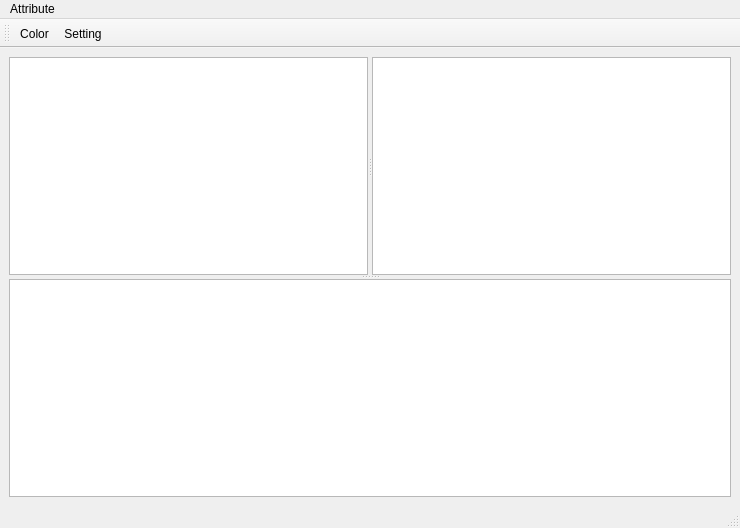
<?xml version="1.0" encoding="UTF-8"?>
<ui version="4.0">
 <class>MainWindow</class>
 <widget class="QMainWindow" name="MainWindow">
  <property name="geometry">
   <rect>
    <x>0</x>
    <y>0</y>
    <width>740</width>
    <height>528</height>
   </rect>
  </property>
  <property name="windowTitle">
   <string>MainWindow</string>
  </property>
  <widget class="QWidget" name="centralwidget">
   <layout class="QHBoxLayout" name="horizontalLayout">
    <item>
     <widget class="QSplitter" name="splitter_2">
      <property name="orientation">
       <enum>Qt::Vertical</enum>
      </property>
      <widget class="QSplitter" name="splitter">
       <property name="sizePolicy">
        <sizepolicy hsizetype="Preferred" vsizetype="Preferred">
         <horstretch>0</horstretch>
         <verstretch>0</verstretch>
        </sizepolicy>
       </property>
       <property name="orientation">
        <enum>Qt::Horizontal</enum>
       </property>
       <widget class="QGraphicsView" name="graphicsView_2">
        <property name="enabled">
         <bool>true</bool>
        </property>
        <property name="sizePolicy">
         <sizepolicy hsizetype="Preferred" vsizetype="Preferred">
          <horstretch>0</horstretch>
          <verstretch>0</verstretch>
         </sizepolicy>
        </property>
        <property name="sceneRect">
         <rectf>
          <x>0.000000000000000</x>
          <y>0.000000000000000</y>
          <width>0.000000000000000</width>
          <height>0.000000000000000</height>
         </rectf>
        </property>
       </widget>
       <widget class="QGraphicsView" name="graphicsView">
        <property name="sizePolicy">
         <sizepolicy hsizetype="Preferred" vsizetype="Preferred">
          <horstretch>0</horstretch>
          <verstretch>0</verstretch>
         </sizepolicy>
        </property>
        <property name="sceneRect">
         <rectf>
          <x>0.000000000000000</x>
          <y>0.000000000000000</y>
          <width>0.000000000000000</width>
          <height>0.000000000000000</height>
         </rectf>
        </property>
       </widget>
      </widget>
      <widget class="QTableWidget" name="tableWidget"/>
     </widget>
    </item>
   </layout>
  </widget>
  <widget class="QMenuBar" name="menubar">
   <property name="geometry">
    <rect>
     <x>0</x>
     <y>0</y>
     <width>740</width>
     <height>21</height>
    </rect>
   </property>
   <widget class="QMenu" name="menuAttribute">
    <property name="title">
     <string>Attribute</string>
    </property>
    <addaction name="actionColor"/>
    <addaction name="actionactionSetting"/>
   </widget>
   <addaction name="menuAttribute"/>
  </widget>
  <widget class="QStatusBar" name="statusbar"/>
  <widget class="QToolBar" name="toolBar">
   <property name="windowTitle">
    <string>toolBar</string>
   </property>
   <attribute name="toolBarArea">
    <enum>TopToolBarArea</enum>
   </attribute>
   <attribute name="toolBarBreak">
    <bool>false</bool>
   </attribute>
   <addaction name="actionColor"/>
   <addaction name="actionactionSetting"/>
  </widget>
  <action name="actionColor">
   <property name="text">
    <string>Color</string>
   </property>
  </action>
  <action name="actionactionSetting">
   <property name="text">
    <string>Setting</string>
   </property>
  </action>
 </widget>
 <resources/>
 <connections/>
</ui>
